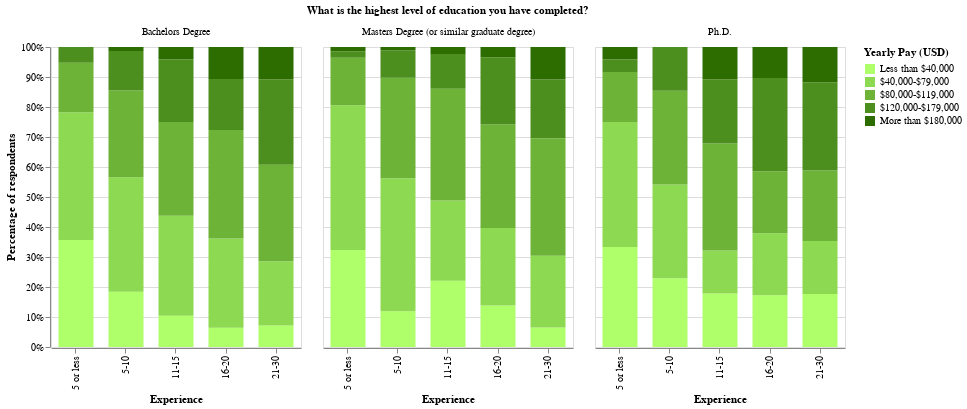

Notebook cell for this chart:
### Markdown cell above
Respondents with more advanced degrees do not necessarily earn more money with experience. (Note: Many education categories were dropped due to sample size.)

### Code cell
education

### Figure 1 — Vega-Lite specification as saved in the notebook (floating-point values rounded to 4 significant figures)
{"config": {"view": {"height": 300, "width": 250}, "mark": {"color": "black", "fill": "black"}, "font": "Jost"}, "data": {"name": "data-56e78fd2fff7d0b9cbbc79b68b5dfe9b"}, "mark": {"type": "bar", "size": 35}, "encoding": {"color": {"type": "nominal", "field": "Yearly Pay (USD)", "scale": {"domain": ["Less than $40,000", "$40,000-$79,000", "$80,000-$119,000", "$120,000-$179,000", "More than $180,000"], "range": ["#afff6a", "#8dd951", "#6cb337", "#4c8f1e", "#2d6d00"]}, "sort": ["Less than $40,000", "$40,000-$79,000", "$80,000-$119,000", "$120,000-$179,000", "More than $180,000"]}, "facet": {"type": "nominal", "field": "What is the highest level of education you have completed?"}, "order": {"type": "quantitative", "field": "order"}, "tooltip": [{"type": "nominal", "field": "What is the highest level of education you have completed?"}, {"type": "nominal", "field": "Experience"}, {"type": "nominal", "field": "Yearly Pay (USD)"}, {"type": "quantitative", "aggregate": "sum", "field": "respondents"}, {"type": "quantitative", "field": "Percentage of respondents", "format": ".1%"}], "x": {"type": "nominal", "field": "Experience", "sort": ["5 or less", "5-10", "11-15", "16-20", "21-30"]}, "y": {"type": "quantitative", "aggregate": "sum", "axis": {"format": "%"}, "field": "respondents", "stack": "normalize", "title": "Percentage of respondents"}}, "$schema": "https://vega.github.io/schema/vega-lite/v4.8.1.json", "datasets": {"data-56e78fd2fff7d0b9cbbc79b68b5dfe9b": [{"Experience": "11-15", "order": 0.0, "Yearly Pay (USD)": "Less than $40,000", "What is the highest level of education you have completed?": "Bachelors Degree", "respondents": 5, "Percentage of respondents": 0.06667}, {"Experience": "11-15", "order": 0.0, "Yearly Pay (USD)": "Less than $40,000", "What is the highest level of education you have completed?": "Masters Degree (or similar graduate degree)", "respondents": 19, "Percentage of respondents": 0.131}, {"Experience": "11-15", "order": 0.0, "Yearly Pay (USD)": "Less than $40,000", "What is the highest level of education you have completed?": "Ph.D.", "respondents": 5, "Percentage of respondents": 0.1163}, {"Experience": "11-15", "order": 1.0, "Yearly Pay (USD)": "$40,000-$79,000", "What is the highest level of education you have completed?": "Bachelors Degree", "respondents": 16, "Percentage of respondents": 0.2133}, {"Experience": "11-15", "order": 1.0, "Yearly Pay (USD)": "$40,000-$79,000", "What is the highest level of education you have completed?": "Masters Degree (or similar graduate degree)", "respondents": 23, "Percentage of respondents": 0.1586}, {"Experience": "11-15", "order": 1.0, "Yearly Pay (USD)": "$40,000-$79,000", "What is the highest level of education you have completed?": "Ph.D.", "respondents": 4, "Percentage of respondents": 0.09302}, {"Experience": "11-15", "order": 2.0, "Yearly Pay (USD)": "$80,000-$119,000", "What is the highest level of education you have completed?": "Bachelors Degree", "respondents": 15, "Percentage of respondents": 0.2}, {"Experience": "11-15", "order": 2.0, "Yearly Pay (USD)": "$80,000-$119,000", "What is the highest level of education you have completed?": "Masters Degree (or similar graduate degree)", "respondents": 32, "Percentage of respondents": 0.2207}, {"Experience": "11-15", "order": 2.0, "Yearly Pay (USD)": "$80,000-$119,000", "What is the highest level of education you have completed?": "Ph.D.", "respondents": 10, "Percentage of respondents": 0.2326}, {"Experience": "11-15", "order": 3.0, "Yearly Pay (USD)": "$120,000-$179,000", "What is the highest level of education you have completed?": "Bachelors Degree", "respondents": 10, "Percentage of respondents": 0.1333}, {"Experience": "11-15", "order": 3.0, "Yearly Pay (USD)": "$120,000-$179,000", "What is the highest level of education you have completed?": "Masters Degree (or similar graduate degree)", "respondents": 10, "Percentage of respondents": 0.06897}, {"Experience": "11-15", "order": 3.0, "Yearly Pay (USD)": "$120,000-$179,000", "What is the highest level of education you have completed?": "Ph.D.", "respondents": 6, "Percentage of respondents": 0.1395}, {"Experience": "11-15", "order": 4.0, "Yearly Pay (USD)": "More than $180,000", "What is the highest level of education you have completed?": "Bachelors Degree", "respondents": 2, "Percentage of respondents": 0.02667}, {"Experience": "11-15", "order": 4.0, "Yearly Pay (USD)": "More than $180,000", "What is the highest level of education you have completed?": "Masters Degree (or similar graduate degree)", "respondents": 2, "Percentage of respondents": 0.01379}, {"Experience": "11-15", "order": 4.0, "Yearly Pay (USD)": "More than $180,000", "What is the highest level of education you have completed?": "Ph.D.", "respondents": 3, "Percentage of respondents": 0.06977}, {"Experience": "16-20", "order": 0.0, "Yearly Pay (USD)": "Less than $40,000", "What is the highest level of education you have completed?": "Bachelors Degree", "respondents": 3, "Percentage of respondents": 0.04545}, {"Experience": "16-20", "order": 0.0, "Yearly Pay (USD)": "Less than $40,000", "What is the highest level of education you have completed?": "Masters Degree (or similar graduate degree)", "respondents": 8, "Percentage of respondents": 0.1053}, {"Experience": "16-20", "order": 0.0, "Yearly Pay (USD)": "Less than $40,000", "What is the highest level of education you have completed?": "Ph.D.", "respondents": 5, "Percentage of respondents": 0.119}, {"Experience": "16-20", "order": 1.0, "Yearly Pay (USD)": "$40,000-$79,000", "What is the highest level of education you have completed?": "Bachelors Degree", "respondents": 14, "Percentage of respondents": 0.2121}, {"Experience": "16-20", "order": 1.0, "Yearly Pay (USD)": "$40,000-$79,000", "What is the highest level of education you have completed?": "Masters Degree (or similar graduate degree)", "respondents": 15, "Percentage of respondents": 0.1974}, {"Experience": "16-20", "order": 1.0, "Yearly Pay (USD)": "$40,000-$79,000", "What is the highest level of education you have completed?": "Ph.D.", "respondents": 6, "Percentage of respondents": 0.1429}, {"Experience": "16-20", "order": 2.0, "Yearly Pay (USD)": "$80,000-$119,000", "What is the highest level of education you have completed?": "Bachelors Degree", "respondents": 17, "Percentage of respondents": 0.2576}, {"Experience": "16-20", "order": 2.0, "Yearly Pay (USD)": "$80,000-$119,000", "What is the highest level of education you have completed?": "Masters Degree (or similar graduate degree)", "respondents": 20, "Percentage of respondents": 0.2632}, {"Experience": "16-20", "order": 2.0, "Yearly Pay (USD)": "$80,000-$119,000", "What is the highest level of education you have completed?": "Ph.D.", "respondents": 6, "Percentage of respondents": 0.1429}, {"Experience": "16-20", "order": 3.0, "Yearly Pay (USD)": "$120,000-$179,000", "What is the highest level of education you have completed?": "Bachelors Degree", "respondents": 8, "Percentage of respondents": 0.1212}, {"Experience": "16-20", "order": 3.0, "Yearly Pay (USD)": "$120,000-$179,000", "What is the highest level of education you have completed?": "Masters Degree (or similar graduate degree)", "respondents": 13, "Percentage of respondents": 0.1711}, {"Experience": "16-20", "order": 3.0, "Yearly Pay (USD)": "$120,000-$179,000", "What is the highest level of education you have completed?": "Ph.D.", "respondents": 9, "Percentage of respondents": 0.2143}, {"Experience": "16-20", "order": 4.0, "Yearly Pay (USD)": "More than $180,000", "What is the highest level of education you have completed?": "Bachelors Degree", "respondents": 5, "Percentage of respondents": 0.07576}, {"Experience": "16-20", "order": 4.0, "Yearly Pay (USD)": "More than $180,000", "What is the highest level of education you have completed?": "Masters Degree (or similar graduate degree)", "respondents": 2, "Percentage of respondents": 0.02632}, {"Experience": "16-20", "order": 4.0, "Yearly Pay (USD)": "More than $180,000", "What is the highest level of education you have completed?": "Ph.D.", "respondents": 3, "Percentage of respondents": 0.07143}, {"Experience": "21-30", "order": 0.0, "Yearly Pay (USD)": "Less than $40,000", "What is the highest level of education you have completed?": "Bachelors Degree", "respondents": 2, "Percentage of respondents": 0.04444}, {"Experience": "21-30", "order": 0.0, "Yearly Pay (USD)": "Less than $40,000", "What is the highest level of education you have completed?": "Masters Degree (or similar graduate degree)", "respondents": 3, "Percentage of respondents": 0.04286}, {"Experience": "21-30", "order": 0.0, "Yearly Pay (USD)": "Less than $40,000", "What is the highest level of education you have completed?": "Ph.D.", "respondents": 3, "Percentage of respondents": 0.12}, {"Experience": "21-30", "order": 1.0, "Yearly Pay (USD)": "$40,000-$79,000", "What is the highest level of education you have completed?": "Bachelors Degree", "respondents": 6, "Percentage of respondents": 0.1333}, {"Experience": "21-30", "order": 1.0, "Yearly Pay (USD)": "$40,000-$79,000", "What is the highest level of education you have completed?": "Masters Degree (or similar graduate degree)", "respondents": 11, "Percentage of respondents": 0.1571}, {"Experience": "21-30", "order": 1.0, "Yearly Pay (USD)": "$40,000-$79,000", "What is the highest level of education you have completed?": "Ph.D.", "respondents": 3, "Percentage of respondents": 0.12}, {"Experience": "21-30", "order": 2.0, "Yearly Pay (USD)": "$80,000-$119,000", "What is the highest level of education you have completed?": "Bachelors Degree", "respondents": 9, "Percentage of respondents": 0.2}, {"Experience": "21-30", "order": 2.0, "Yearly Pay (USD)": "$80,000-$119,000", "What is the highest level of education you have completed?": "Masters Degree (or similar graduate degree)", "respondents": 18, "Percentage of respondents": 0.2571}, {"Experience": "21-30", "order": 2.0, "Yearly Pay (USD)": "$80,000-$119,000", "What is the highest level of education you have completed?": "Ph.D.", "respondents": 4, "Percentage of respondents": 0.16}, {"Experience": "21-30", "order": 3.0, "Yearly Pay (USD)": "$120,000-$179,000", "What is the highest level of education you have completed?": "Bachelors Degree", "respondents": 8, "Percentage of respondents": 0.1778}, {"Experience": "21-30", "order": 3.0, "Yearly Pay (USD)": "$120,000-$179,000", "What is the highest level of education you have completed?": "Masters Degree (or similar graduate degree)", "respondents": 9, "Percentage of respondents": 0.1286}, {"Experience": "21-30", "order": 3.0, "Yearly Pay (USD)": "$120,000-$179,000", "What is the highest level of education you have completed?": "Ph.D.", "respondents": 5, "Percentage of respondents": 0.2}, {"Experience": "21-30", "order": 4.0, "Yearly Pay (USD)": "More than $180,000", "What is the highest level of education you have completed?": "Bachelors Degree", "respondents": 3, "Percentage of respondents": 0.06667}, {"Experience": "21-30", "order": 4.0, "Yearly Pay (USD)": "More than $180,000", "What is the highest level of education you have completed?": "Masters Degree (or similar graduate degree)", "respondents": 5, "Percentage of respondents": 0.07143}, {"Experience": "21-30", "order": 4.0, "Yearly Pay (USD)": "More than $180,000", "What is the highest level of education you have completed?": "Ph.D.", "respondents": 2, "Percentage of respondents": 0.08}, {"Experience": "5 or less", "order": 0.0, "Yearly Pay (USD)": "Less than $40,000", "What is the highest level of education you have completed?": "Bachelors Degree", "respondents": 41, "Percentage of respondents": 0.202}, {"Experience": "5 or less", "order": 0.0, "Yearly Pay (USD)": "Less than $40,000", "What is the highest level of education you have completed?": "Masters Degree (or similar graduate degree)", "respondents": 45, "Percentage of respondents": 0.1837}, {"Experience": "5 or less", "order": 0.0, "Yearly Pay (USD)": "Less than $40,000", "What is the highest level of education you have completed?": "Ph.D.", "respondents": 8, "Percentage of respondents": 0.1778}, {"Experience": "5 or less", "order": 1.0, "Yearly Pay (USD)": "$40,000-$79,000", "What is the highest level of education you have completed?": "Bachelors Degree", "respondents": 49, "Percentage of respondents": 0.2414}, {"Experience": "5 or less", "order": 1.0, "Yearly Pay (USD)": "$40,000-$79,000", "What is the highest level of education you have completed?": "Masters Degree (or similar graduate degree)", "respondents": 67, "Percentage of respondents": 0.2735}, {"Experience": "5 or less", "order": 1.0, "Yearly Pay (USD)": "$40,000-$79,000", "What is the highest level of education you have completed?": "Ph.D.", "respondents": 10, "Percentage of respondents": 0.2222}, {"Experience": "5 or less", "order": 2.0, "Yearly Pay (USD)": "$80,000-$119,000", "What is the highest level of education you have completed?": "Bachelors Degree", "respondents": 19, "Percentage of respondents": 0.0936}, {"Experience": "5 or less", "order": 2.0, "Yearly Pay (USD)": "$80,000-$119,000", "What is the highest level of education you have completed?": "Masters Degree (or similar graduate degree)", "respondents": 22, "Percentage of respondents": 0.0898}, {"Experience": "5 or less", "order": 2.0, "Yearly Pay (USD)": "$80,000-$119,000", "What is the highest level of education you have completed?": "Ph.D.", "respondents": 4, "Percentage of respondents": 0.08889}, {"Experience": "5 or less", "order": 3.0, "Yearly Pay (USD)": "$120,000-$179,000", "What is the highest level of education you have completed?": "Bachelors Degree", "respondents": 6, "Percentage of respondents": 0.02956}, {"Experience": "5 or less", "order": 3.0, "Yearly Pay (USD)": "$120,000-$179,000", "What is the highest level of education you have completed?": "Masters Degree (or similar graduate degree)", "respondents": 3, "Percentage of respondents": 0.01224}, {"Experience": "5 or less", "order": 3.0, "Yearly Pay (USD)": "$120,000-$179,000", "What is the highest level of education you have completed?": "Ph.D.", "respondents": 1, "Percentage of respondents": 0.02222}, {"Experience": "5 or less", "order": 4.0, "Yearly Pay (USD)": "More than $180,000", "What is the highest level of education you have completed?": "Masters Degree (or similar graduate degree)", "respondents": 2, "Percentage of respondents": 0.008163}, {"Experience": "5 or less", "order": 4.0, "Yearly Pay (USD)": "More than $180,000", "What is the highest level of education you have completed?": "Ph.D.", "respondents": 1, "Percentage of respondents": 0.02222}, {"Experience": "5-10", "order": 0.0, "Yearly Pay (USD)": "Less than $40,000", "What is the highest level of education you have completed?": "Bachelors Degree", "respondents": 14, "Percentage of respondents": 0.1102}, {"Experience": "5-10", "order": 0.0, "Yearly Pay (USD)": "Less than $40,000", "What is the highest level of education you have completed?": "Masters Degree (or similar graduate degree)", "respondents": 21, "Percentage of respondents": 0.084}, {"Experience": "5-10", "order": 0.0, "Yearly Pay (USD)": "Less than $40,000", "What is the highest level of education you have completed?": "Ph.D.", "respondents": 11, "Percentage of respondents": 0.1571}, {"Experience": "5-10", "order": 1.0, "Yearly Pay (USD)": "$40,000-$79,000", "What is the highest level of education you have completed?": "Bachelors Degree", "respondents": 29, "Percentage of respondents": 0.2283}, {"Experience": "5-10", "order": 1.0, "Yearly Pay (USD)": "$40,000-$79,000", "What is the highest level of education you have completed?": "Masters Degree (or similar graduate degree)", "respondents": 78, "Percentage of respondents": 0.312}, {"Experience": "5-10", "order": 1.0, "Yearly Pay (USD)": "$40,000-$79,000", "What is the highest level of education you have completed?": "Ph.D.", "respondents": 15, "Percentage of respondents": 0.2143}, {"Experience": "5-10", "order": 2.0, "Yearly Pay (USD)": "$80,000-$119,000", "What is the highest level of education you have completed?": "Bachelors Degree", "respondents": 22, "Percentage of respondents": 0.1732}, {"Experience": "5-10", "order": 2.0, "Yearly Pay (USD)": "$80,000-$119,000", "What is the highest level of education you have completed?": "Masters Degree (or similar graduate degree)", "respondents": 59, "Percentage of respondents": 0.236}, {"Experience": "5-10", "order": 2.0, "Yearly Pay (USD)": "$80,000-$119,000", "What is the highest level of education you have completed?": "Ph.D.", "respondents": 15, "Percentage of respondents": 0.2143}, {"Experience": "5-10", "order": 3.0, "Yearly Pay (USD)": "$120,000-$179,000", "What is the highest level of education you have completed?": "Bachelors Degree", "respondents": 10, "Percentage of respondents": 0.07874}, {"Experience": "5-10", "order": 3.0, "Yearly Pay (USD)": "$120,000-$179,000", "What is the highest level of education you have completed?": "Masters Degree (or similar graduate degree)", "respondents": 16, "Percentage of respondents": 0.064}, {"Experience": "5-10", "order": 3.0, "Yearly Pay (USD)": "$120,000-$179,000", "What is the highest level of education you have completed?": "Ph.D.", "respondents": 7, "Percentage of respondents": 0.1}, {"Experience": "5-10", "order": 4.0, "Yearly Pay (USD)": "More than $180,000", "What is the highest level of education you have completed?": "Bachelors Degree", "respondents": 1, "Percentage of respondents": 0.007874}, {"Experience": "5-10", "order": 4.0, "Yearly Pay (USD)": "More than $180,000", "What is the highest level of education you have completed?": "Masters Degree (or similar graduate degree)", "respondents": 2, "Percentage of respondents": 0.008}]}}
